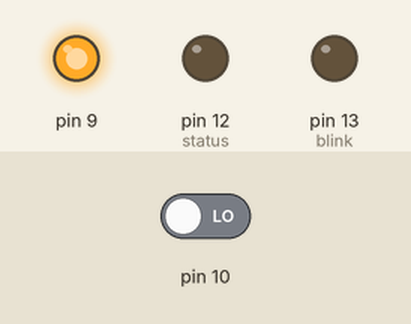
Bench run of a sketch on a simulated Arduino Uno, built with avr-gcc and run on an emulated ATmega328P. Shown: output pins drawn as LEDs (lit = HIGH). The inputs (shaded band) are chosen by the test bench; at power-on: pin 10 LOW. What the sketch prints to the serial monitor is not drawn.

Above: at 0.1 s.
Timing chart, 0 to 1.6 s (numbered marks = the images above):
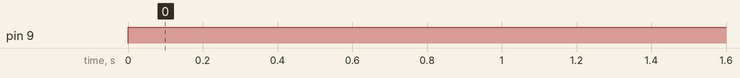

Measured:
- by itself, pin 9: LOW → HIGH at 0.00 s

The sketch:

traffic_light.ino
```cpp
#include <math.h>
// Non blocking exponential solution
//(Keeps the time required per loop nearly constant)
class Sonar {
  int trigger, echo;

 public:
  Sonar(int trigger, int echo) : trigger(trigger), echo(echo) {
    pinMode(trigger, OUTPUT);
    pinMode(echo, INPUT);
  }
  long getTime() {
    digitalWrite(trigger, LOW);
    delayMicroseconds(3);
    digitalWrite(trigger, HIGH);
    delayMicroseconds(3);
    long distance = pulseIn(echo, HIGH);
    return distance;
  }
  long getDistance() {
    long ret = 0.017 * getTime();
    return ret;
  }
};

Sonar s(9, 10);
int blink = 13, status = 12;
void setup() {
  Serial.begin(9600);
  pinMode(blink, OUTPUT);

  pinMode(status, OUTPUT);
}

unsigned long long count = 0;
long short_delay = 1;
long distance = 0;
bool now_what = 1;
int cnt = 0;
void loop() {
  Serial.println(short_delay);
  if (count % 100 == 0) {
    distance = s.getDistance();
    //    count+=(6+distance/0.017); //
    short_delay = 2 * pow(2, distance / 8);
    digitalWrite(blink, LOW);
    digitalWrite(status, LOW);
  } else {
    if (distance > 2 && distance < 50) {
      digitalWrite(status, HIGH);
      if (now_what) {
        // Serial.println("reach");
        digitalWrite(blink, HIGH);
      } else {
        digitalWrite(blink, LOW);
      }
    }
    if (count % short_delay == 0) {
      if (now_what) {
        now_what = 0;
      } else {
        now_what = 1;
      }
    }
  }
  count++;
  // delayMicroseconds(10000);
  delay(1);
}
```
